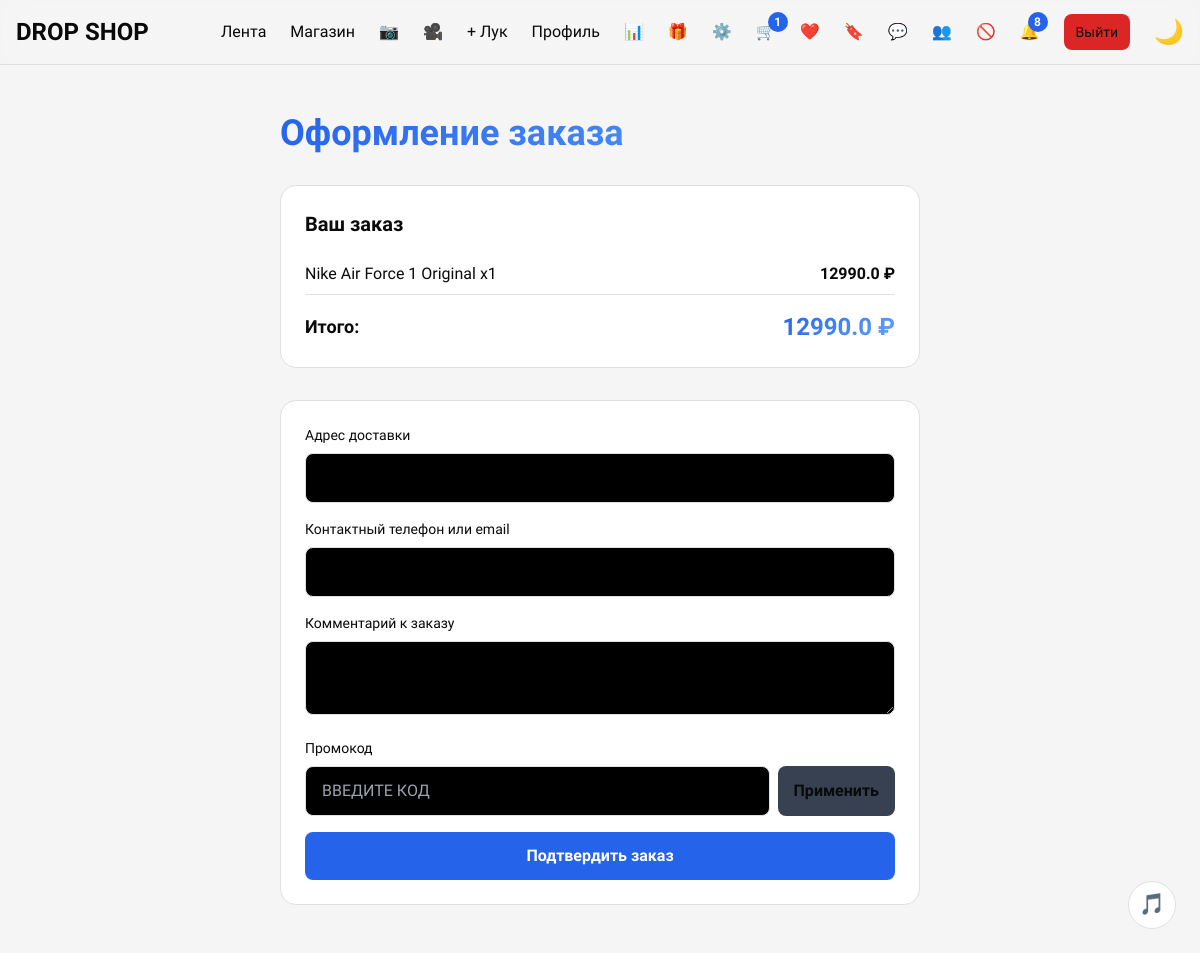
/checkout (signed in), run on the app's committed database.
### tables this page shows
CREATE TABLE cart_items (
            id INTEGER PRIMARY KEY AUTOINCREMENT,
            user_id INTEGER NOT NULL,
            product_id INTEGER NOT NULL,
            quantity INTEGER DEFAULT 1,
            size TEXT
        );

CREATE TABLE products (
            id INTEGER PRIMARY KEY AUTOINCREMENT,
            name TEXT NOT NULL,
            type TEXT NOT NULL,
            price REAL NOT NULL,
            stock INTEGER DEFAULT 0,
            description TEXT,
            image_url TEXT,
            video_url TEXT,
            sizes TEXT
        );

### app.py (the view, shortened to what this page needs)
@app.route('/checkout', methods=['GET', 'POST'])
def checkout():
    if 'user_id' not in session:
        return redirect('/login')
    conn = get_db()
    items = conn.execute("""
        SELECT cart_items.*, products.name, products.price, products.image_url
        FROM cart_items JOIN products ON cart_items.product_id = products.id
        WHERE cart_items.user_id=?
    """, (session['user_id'],)).fetchall()
    if not items:
        conn.close()
        return redirect('/cart')
    total = sum(item['price'] * item['quantity'] for item in items)
    conn.close()
    return render_template('checkout.html', items=items, total=total)

### app.py (called while the page is built)
@app.context_processor
def inject_notification_count():
    if 'user_id' in session:
        conn = get_db()
        count = conn.execute("SELECT COUNT(*) FROM notifications WHERE user_id=? AND is_read=0",
                             (session['user_id'],)).fetchone()[0]
        conn.close()
        return {'unread_notifications': count}
    return {'unread_notifications': 0}

@app.context_processor
def inject_cart_count():
    if 'user_id' in session:
        conn = get_db()
        count = conn.execute("SELECT COUNT(*) FROM cart_items WHERE user_id=?",
                             (session['user_id'],)).fetchone()[0]
        conn.close()
        return {'cart_count': count}
    return {'cart_count': 0}

@app.context_processor
def inject_wishlist_count():
    if 'user_id' in session:
        conn = get_db()
        count = conn.execute("SELECT COUNT(*) FROM wishlist WHERE user_id=?",
                             (session['user_id'],)).fetchone()[0]
        conn.close()
        return {'wishlist_count': count}
    return {'wishlist_count': 0}

@app.context_processor
def inject_bookmarks_count():
    if 'user_id' in session:
        conn = get_db()
        count = conn.execute("SELECT COUNT(*) FROM post_bookmarks WHERE user_id=?",
                             (session['user_id'],)).fetchone()[0]
        conn.close()
        return {'bookmarks_count': count}
    return {'bookmarks_count': 0}

### templates/checkout.html (shortened to what this page needs)
{% extends "base.html" %}
{% block content %}
<div class="max-w-2xl mx-auto px-4 py-12">
    <h1 class="text-4xl font-black mb-8 gradient-text">Оформление заказа</h1>
    <div class="card-hover rounded-2xl p-6 mb-8" style="background: var(--card-bg); border: 1px solid var(--border);">
        <h2 class="text-xl font-bold mb-4">Ваш заказ</h2>
        {% for item in items %}
        <div class="flex justify-between items-center py-2 border-b border-[var(--border)]">
            <span>{{ item.name }} x{{ item.quantity }}</span>
            <span class="font-bold">{{ item.price * item.quantity }} ₽</span>
        </div>
        {% endfor %}
        <div class="flex justify-between items-center pt-4">
            <span class="text-lg font-bold">Итого:</span>
            <span id="total-price" class="text-2xl font-black gradient-text">{{ total }} ₽</span>
        </div>
    </div>
    <form method="POST" class="card-hover rounded-2xl p-6" style="background: var(--card-bg); border: 1px solid var(--border);">
        <div class="mb-4">
            <label class="block text-sm mb-2">Адрес доставки</label>
            <input type="text" name="address" required class="w-full bg-black border border-[var(--border)] rounded-lg px-4 py-3">
        </div>
        <div class="mb-4">
            <label class="block text-sm mb-2">Контактный телефон или email</label>
            <input type="text" name="contact" required class="w-full bg-black border border-[var(--border)] rounded-lg px-4 py-3">
        </div>
        <div class="mb-4">
            <label class="block text-sm mb-2">Комментарий к заказу</label>
            <textarea name="comment" rows="2" class="w-full bg-black border border-[var(--border)] rounded-lg px-4 py-3"></textarea>
        </div>
        <div class="mb-4">
            <label class="block text-sm mb-2">Промокод</label>
            <div class="flex gap-2">
                <input type="text" id="promo_code" name="promo_code" placeholder="Введите код" class="flex-1 bg-black border border-[var(--border)] rounded-lg px-4 py-3 uppercase">
                <button type="button" onclick="applyPromo()" class="bg-gray-700 px-4 py-3 rounded-lg font-bold hover:bg-gray-600">Применить</button>
            </div>
        </div>
        <button type="submit" class="w-full bg-[var(--accent)] py-3 rounded-lg font-bold neon-btn">Подтвердить заказ</button>
    </form>
</div>
{% endblock %}

### templates/base.html (style rules this page uses)
:root { --bg: #0a0a0a; --text: #ffffff; --accent: #3B82F6; --card-bg: #111111; --border: #2a2a2a; }
[data-theme="light"] { --bg: #f5f5f5; --text: #0a0a0a; --accent: #2563EB; --card-bg: #ffffff; --border: #e0e0e0; }
body { font-family: 'Unbounded', sans-serif; background: var(--bg); color: var(--text); transition: background 0.4s, color 0.4s; padding-bottom: 80px; }
@media (min-width: 768px) { body { padding-bottom: 0; } }
.card-hover { transition: all 0.4s cubic-bezier(0.23, 1, 0.32, 1); transform-style: preserve-3d; perspective: 1000px; background: var(--card-bg); border: 1px solid var(--border); }
.neon-btn { transition: all 0.3s ease; background: var(--accent); color: white; }
.gradient-text { background: linear-gradient(135deg, var(--accent), #60A5FA); -webkit-background-clip: text; -webkit-text-fill-color: transparent; }

### data on the page
cart_items: name "Nike Air Force 1 Original", quantity "1", item.price*item.quantity "12990.0"

### other printed values
{{ cart_count }} "1"
{{ unread_notifications }} "8"
{{ total }} "12990.0"
